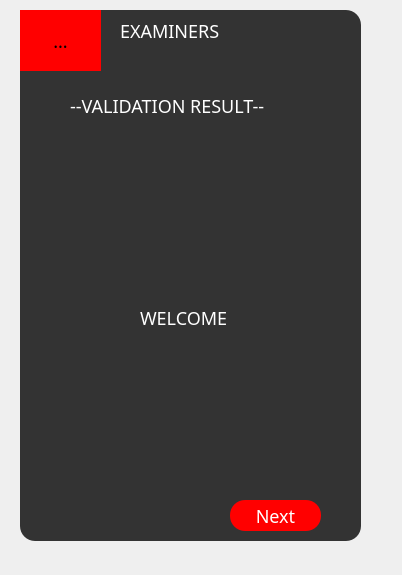
<?xml version="1.0" encoding="UTF-8"?>
<ui version="4.0">
 <class>MainWindow</class>
 <widget class="QMainWindow" name="MainWindow">
  <property name="geometry">
   <rect>
    <x>0</x>
    <y>0</y>
    <width>402</width>
    <height>575</height>
   </rect>
  </property>
  <property name="font">
   <font>
    <family>Modern No 20</family>
    <pointsize>-1</pointsize>
   </font>
  </property>
  <property name="windowTitle">
   <string>MainWindow</string>
  </property>
  <property name="styleSheet">
   <string notr="true">*{
font-family:Modern No 20;
font-size:18px;
}

QFrame
{
background-color:#333;
border-radius:15px;
}
#SignUp_Form{
background:url(:/newPrefix/Blue.jpg);
}

QLabel
{
font-family:Monocorvosia;
font-size:34px;
color:white;
}

QPushButton
{

background-color:red;
border-radius:14px;

}

QToolButton
{

background-color:red;
border-radius:84px;

}

QPushButton
{
font-size:14 px;
color:white;
border-radius:15px;
}
QPushButton:hover
{
color:red;
border-radius:15px;
background:#49ebff;
}

QLabel
{
font-size:18px;
}

QLineEdit
{
background:transparent;
border:none;
color:#717072;
border-bottom:1px solid#717072;

}</string>
  </property>
  <widget class="QWidget" name="centralwidget">
   <widget class="QFrame" name="frame">
    <property name="geometry">
     <rect>
      <x>20</x>
      <y>10</y>
      <width>341</width>
      <height>531</height>
     </rect>
    </property>
    <property name="frameShape">
     <enum>QFrame::StyledPanel</enum>
    </property>
    <property name="frameShadow">
     <enum>QFrame::Raised</enum>
    </property>
    <widget class="QLabel" name="heading_label">
     <property name="geometry">
      <rect>
       <x>100</x>
       <y>0</y>
       <width>191</width>
       <height>41</height>
      </rect>
     </property>
     <property name="font">
      <font>
       <family>Monocorvosia</family>
       <pointsize>-1</pointsize>
      </font>
     </property>
     <property name="text">
      <string>EXAMINERS</string>
     </property>
     <property name="textFormat">
      <enum>Qt::PlainText</enum>
     </property>
    </widget>
    <widget class="QPushButton" name="Next_btn">
     <property name="geometry">
      <rect>
       <x>210</x>
       <y>490</y>
       <width>91</width>
       <height>31</height>
      </rect>
     </property>
     <property name="text">
      <string>Next</string>
     </property>
    </widget>
    <widget class="QLabel" name="newmem_label">
     <property name="geometry">
      <rect>
       <x>50</x>
       <y>80</y>
       <width>231</width>
       <height>31</height>
      </rect>
     </property>
     <property name="text">
      <string>--VALIDATION RESULT--</string>
     </property>
    </widget>
    <widget class="QToolButton" name="toolButton">
     <property name="geometry">
      <rect>
       <x>0</x>
       <y>0</y>
       <width>81</width>
       <height>61</height>
      </rect>
     </property>
     <property name="text">
      <string>...</string>
     </property>
     <property name="icon">
      <iconset resource="logo.qrc">
       <normaloff>:/newPrefix/logo.png</normaloff>:/newPrefix/logo.png</iconset>
     </property>
     <property name="iconSize">
      <size>
       <width>123</width>
       <height>123</height>
      </size>
     </property>
    </widget>
    <widget class="QLabel" name="uname_label">
     <property name="geometry">
      <rect>
       <x>120</x>
       <y>300</y>
       <width>91</width>
       <height>16</height>
      </rect>
     </property>
     <property name="text">
      <string>WELCOME</string>
     </property>
    </widget>
   </widget>
  </widget>
 </widget>
 <resources>
  <include location="logo.qrc"/>
 </resources>
 <connections/>
</ui>
